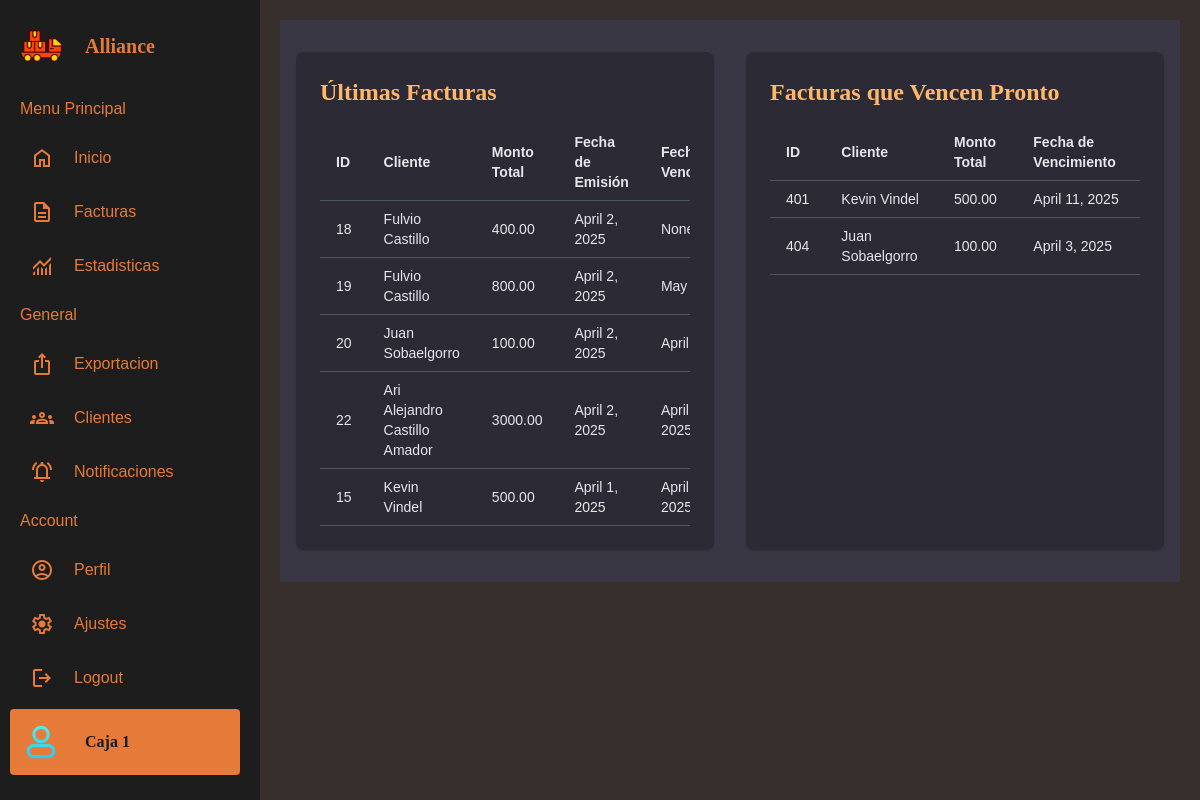
Before: / with the older database file.
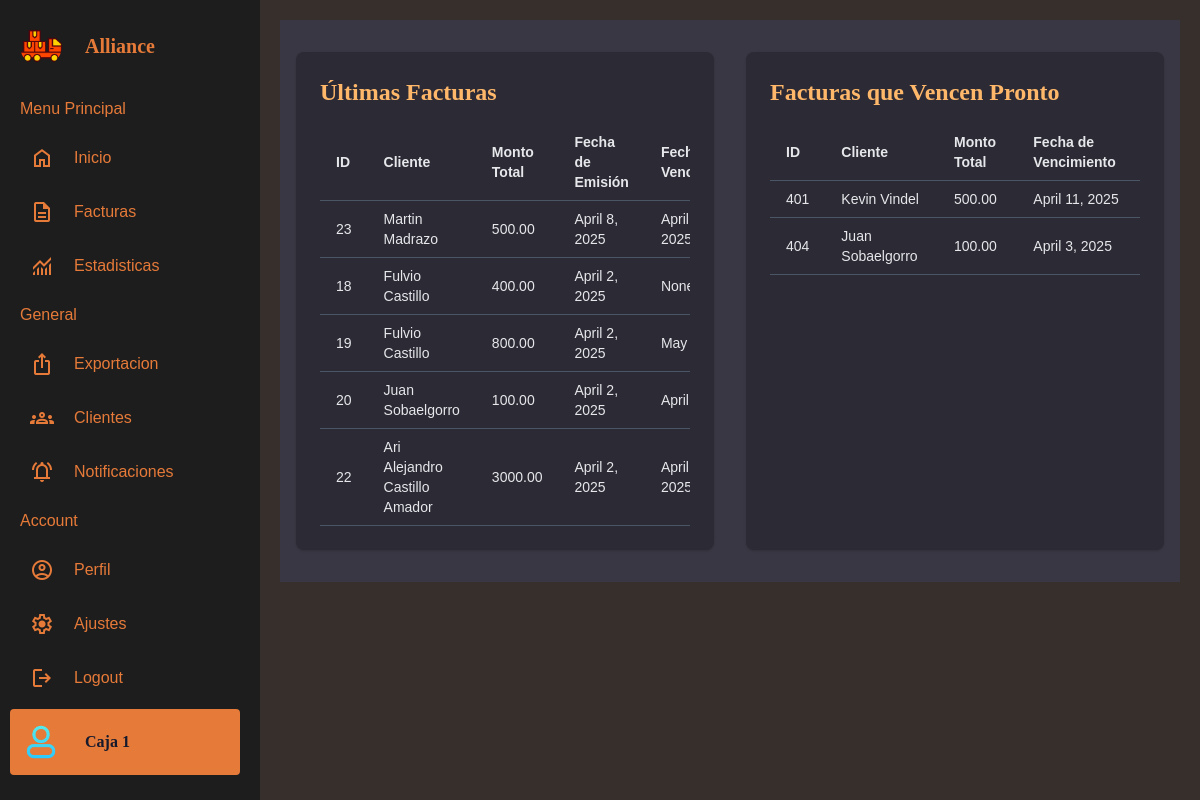
After: the same page with the newer database file.
### facturas/models.py (models this page shows, shortened)
class Invoice(models.Model):
    ESTADOS_FACTURA = [
        ('pendiente', 'Pendiente'),
        ('pagado', 'Pagado'),
        ('cancelado', 'Cancelado'),
    ]
    INVOICE_TYPES = [
        ('Ingreso', 'Ingreso'),
        ('Egreso', 'Egreso'),
        ('Caja', 'Caja'),
    ]
    client = models.ForeignKey(Client, related_name="invoices", on_delete=models.CASCADE)
    provider = models.CharField(max_length=100, blank=True, null=True)
    emitted_date = models.DateField(default=now)
    expire_date = models.DateField(null=True, blank=True)
    state = models.CharField(max_length=10, choices=ESTADOS_FACTURA, default='pagado')
    invoice_type = models.CharField(max_length=10, choices=INVOICE_TYPES, default='Ingreso')
    print_number = models.PositiveIntegerField(default=0)
    created_at = models.DateTimeField(auto_now_add=True)
    description = models.TextField(blank=True, null=True)
    @property
    def calc_total(self):
        return sum(service.price for service in self.services.all())  # Usando related_name="services"

class Service(models.Model):
    invoice = models.ForeignKey(Invoice, related_name="services", on_delete=models.CASCADE)
    specification = models.TextField(blank=True, null=True)
    price = models.DecimalField(max_digits=10, decimal_places=2)

### clientes/models.py (models this page shows, shortened)
class Client(models.Model):
    name = models.CharField(max_length=100)
    address = models.CharField(max_length=200, blank=True, null=True)
    phone = models.CharField(
        max_length=15,
        blank=True,
        null=True,
        validators=[RegexValidator(regex=r'^\d{7,15}$', message="Número inválido")]
    )
    ruc = models.CharField(max_length=13, default="None")

### index/views.py (the view)
# urls.py: 2. Add a URL to urlpatterns:  path('', views.home, name='home')
def home(request):
    ultimas_facturas = Invoice.objects.all().order_by('-emitted_date')[:5]
    facturas_proximas = Invoice.objects.filter(expire_date__lte=date.today() + timedelta(days=7), state='pendiente')
    context = {
        'ultimas_facturas': ultimas_facturas,
        'facturas_proximas': facturas_proximas,
    }
    return render(request, 'index.html', context)

### index/templates/index.html (shortened to what this page needs)
{% extends 'base.html' %}
{% block content %}
<div class="bg-[#393743] text-gray-200 py-8 px-4">
    <div class="grid grid-cols-1 md:grid-cols-2 gap-8">
        <div class="bg-[#2c2a34] rounded-lg shadow p-6">
            <h1 class="text-2xl font-semibold text-orange-300 mb-4">Últimas Facturas</h1>
            <div class="overflow-x-auto">
                <table class="min-w-full table-auto text-sm">
                    <thead>
                        <tr class="border-b border-gray-600">
                            <th class="py-2 px-4 text-left">ID</th>
                            <th class="py-2 px-4 text-left">Cliente</th>
                            <th class="py-2 px-4 text-left">Monto Total</th>
                            <th class="py-2 px-4 text-left">Fecha de Emisión</th>
                            <th class="py-2 px-4 text-left">Fecha de Vencimiento</th>
                        </tr>
                    </thead>
                    <tbody>
                        {% for factura in ultimas_facturas %}
                        <tr class="border-b border-gray-600 hover:bg-gray-600 transition">
                            <td class="py-2 px-4">{{ factura.id }}</td>
                            <td class="py-2 px-4">{{ factura.client.name }}</td>
                            <td class="py-2 px-4">{{ factura.calc_total }}</td>
                            <td class="py-2 px-4">{{ factura.emitted_date }}</td>
                            <td class="py-2 px-4">{{ factura.expire_date }}</td>
                        </tr>
                        {% endfor %}
                    </tbody>
                </table>
            </div>
        </div>
        <div class="bg-[#2c2a34] rounded-lg shadow p-6">
            <h1 class="text-2xl font-semibold text-orange-300 mb-4">Facturas que Vencen Pronto</h1>
            <div class="overflow-x-auto">
                <table class="min-w-full table-auto text-sm">
                    <thead>
                        <tr class="border-b border-gray-600">
                            <th class="py-2 px-4 text-left">ID</th>
                            <th class="py-2 px-4 text-left">Cliente</th>
                            <th class="py-2 px-4 text-left">Monto Total</th>
                            <th class="py-2 px-4 text-left">Fecha de Vencimiento</th>
                        </tr>
                    </thead>
                    <tbody>
                        {% for factura in facturas_proximas %}
                        <tr class="border-b border-gray-600 hover:bg-gray-600 transition">
                            <td class="py-2 px-4">{{ factura.print_number }}</td>
                            <td class="py-2 px-4">{{ factura.client.name }}</td>
                            <td class="py-2 px-4">{{ factura.calc_total }}</td>
                            <td class="py-2 px-4">{{ factura.expire_date }}</td>
                        </tr>
                        {% endfor %}
                    </tbody>
                </table>
            </div>
        </div>
    </div>
</div>
{% endblock %}

Changed rows visible on the page:
no longer on one of the page's lists (row unchanged): Invoice: id "15", client.name "Kevin Vindel", calc_total "500.00", emitted_date "April 1, 2025", expire_date "April…"
added Invoice: id "23", client.name "Martin Madrazo", calc_total "500.00", emitted_date "April 8, 2025", expire_date "April…", shown under "Últimas Facturas"
